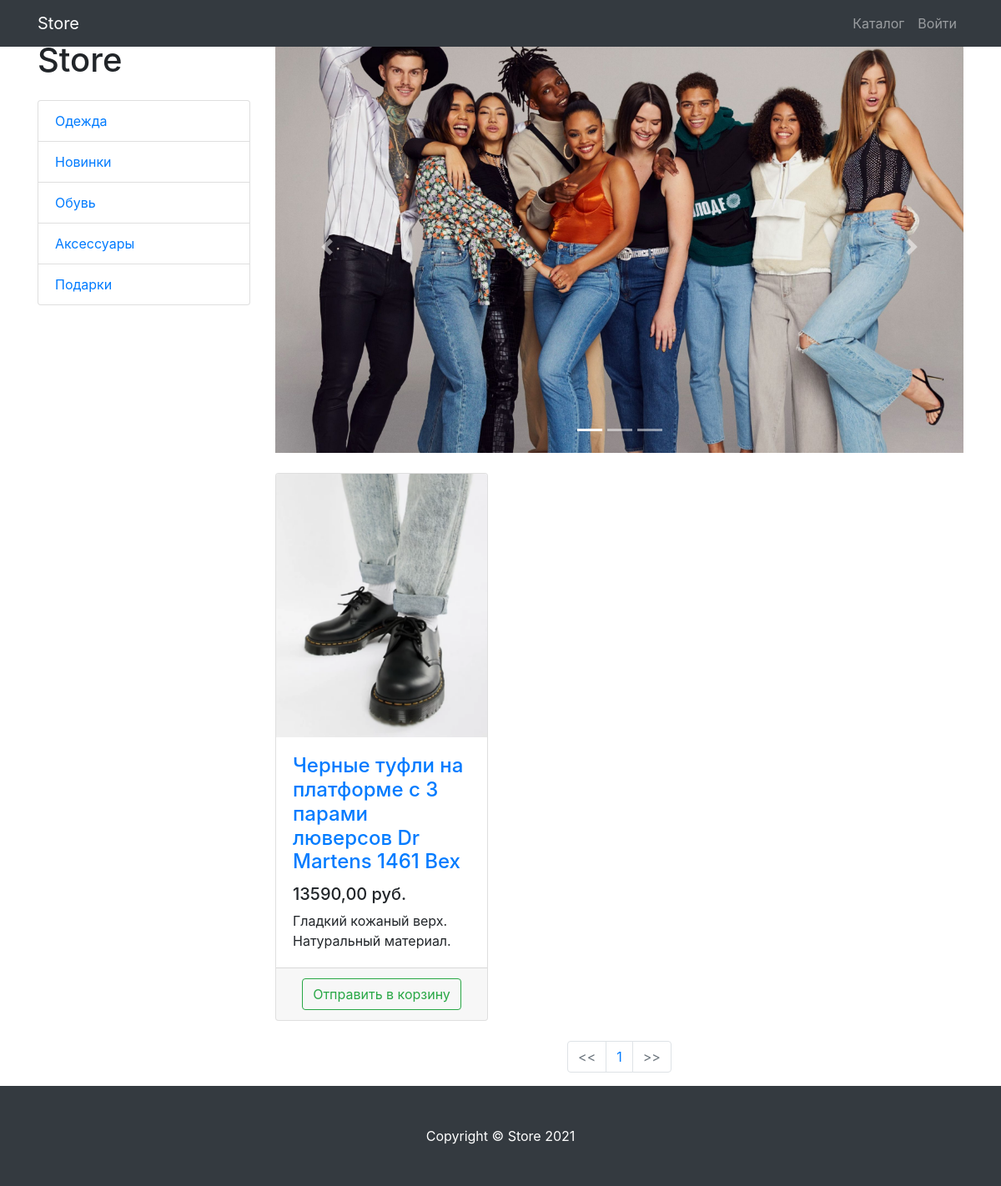
Page /products/3/ on the committed database.
### products/models.py (models this page shows, shortened)
class ProductCategory(models.Model):
    name = models.CharField(max_length=64, unique=True)
    description = models.TextField(blank=True)
    class Meta:
        verbose_name_plural = "Product Categories"

class Product(models.Model):
    name = models.CharField(max_length=256)
    image = models.ImageField(upload_to='products_images', blank=True)
    description = models.TextField(blank=True)
    short_description = models.CharField(max_length=64, blank=True)
    price = models.DecimalField(max_digits=8, decimal_places=2, default=0)
    quantity = models.PositiveIntegerField(default=0)
    category = models.ForeignKey(ProductCategory, on_delete=models.CASCADE)

### products/views.py (the view)
# urls.py: path('', products, name="index"),
def products(request, category_id=None, page=1):
    context = {'title': 'Store - Каталог', 'categories': ProductCategory.objects.all()}
    if category_id:
        products = Product.objects.filter(category_id=category_id)
    else:
        products = Product.objects.all()
    paginator = Paginator(products, 3)
    products_paginator = paginator.page(page)
    context.update({'products': products_paginator})
    return render(request, "products/products.html", context)

### products/templates/products/products.html (shortened to what this page needs)
{% extends 'products/base.html' %}
{% block content %}
    <div class="container">
        <div class="row">
            <div class="col-lg-3">
                <h1 class="my-4">Store</h1>
                <div class="list-group">
                    {% for category in categories %}
                        <a href="{% url 'products:category' category.id%}"
                           class="list-group-item">{{category.name}}
                        </a>
                    {% endfor %}
                </div>
            </div>
            <div class="col-lg-9">
                <div id="carouselExampleIndicators" class="carousel slide my-4" data-ride="carousel">
                    <ol class="carousel-indicators">
                        <li data-target="#carouselExampleIndicators" data-slide-to="0" class="active"></li>
                        <li data-target="#carouselExampleIndicators" data-slide-to="1"></li>
                        <li data-target="#carouselExampleIndicators" data-slide-to="2"></li>
                    </ol>
                    <div class="carousel-inner" role="listbox">
                        <div class="carousel-item active">
                            <img class="d-block img-fluid" src="/static/vendor/img/slides/slide-1.jpg" alt="First slide">
                        </div>
                    </div>
                    <a class="carousel-control-prev" href="#carouselExampleIndicators" role="button" data-slide="prev">
                        <span class="carousel-control-prev-icon" aria-hidden="true"></span>
                    </a>
                    <a class="carousel-control-next" href="#carouselExampleIndicators" role="button" data-slide="next">
                        <span class="carousel-control-next-icon" aria-hidden="true"></span>
                    </a>
                </div>
                <div class="row">
                    {% for product in products %}
                        <div class="col-lg-4 col-md-6 mb-4">
                            <div class="card h-100">
                                <a href="#">
                                    <img class="card-img-top"
                                         src="/media/{{product.image}}"
                                         alt="">
                                </a>
                                <div class="card-body">
                                    <h4 class="card-title">
                                        <a href="#">{{product.name}}</a>
                                    </h4>
                                    <h5>{{product.price}} руб.</h5>
                                    <p class="card-text">{{product.short_description}}</p>
                                </div>
                                <div class="card-footer text-center">
                                    <a href="{% url 'products:basket_add' product.id %}">
                                        <button type="button" class="btn btn-outline-success">
                                            Отправить в корзину
                                        </button>
                                    </a>
                                </div>
                            </div>
                        </div>
                    {% endfor %}
                </div>
                <nav aria-label="Page navigation example">
                    <ul class="pagination justify-content-center">
                        <li class="page-item {% if not products.has_previous %} disabled {% endif %}">
                            <a class="page-link"
                               href="{% if products.has_previous %}{% url 'products:page' products.previous_page_number %} {% else %}#{% endif %}"
                               tabindex="-1" aria-disabled="true"><<  </a>
                        </li>
                    {% for page in products.paginator.page_range %}
                        <li class="page-item">
                            <a class="page-link" href="{% url 'products:page' page %}">
                                {{ page }}
                            </a>
                        </li>
                    {% endfor %}
                        <li class="page-item {% if not products.has_next %} disabled {% endif %}">
                            <a class="page-link"
                               href="{% if products.has_next %}{% url 'products:page' products.next_page_number %} {% else %}#{% endif %}">
                                >></a>
                        </li>
                    </ul>
                </nav>
            </div>
        </div>
    </div>
{% endblock %}
{% block footer %}
    <footer class="py-5 bg-dark">
        <div class="container">
            <p class="m-0 text-center text-white">Copyright &copy; Store 2021</p>
        </div>
    </footer>
{% endblock %}

### rows in the picture
ProductCategory: name "Одежда"
ProductCategory: name "Новинки"
ProductCategory: name "Обувь"
ProductCategory: name "Аксессуары"
ProductCategory: name "Подарки"
Product: image (picture), name "Черные туфли на платформе с 3 парами люверсов Dr Martens 1461 Bex", price "13590,00", short_description "Гладкий кожаный верх. Натуральный материал."

### other values in the picture
{{ page }} "1"
